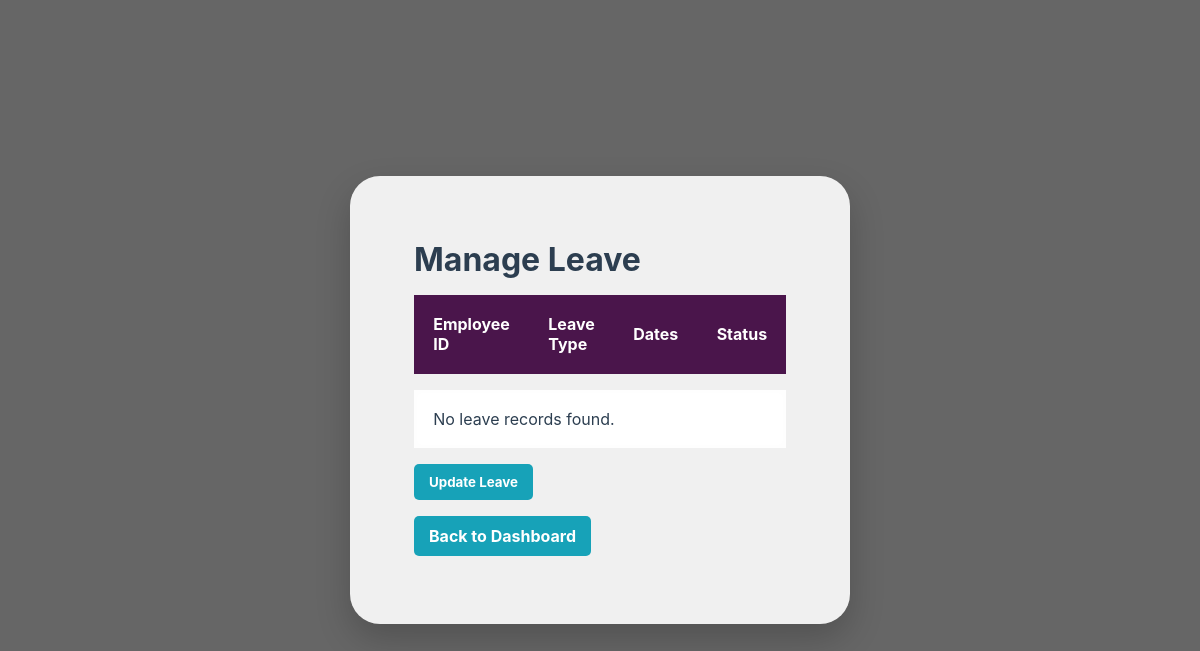
Before: /HR/manage_leave.php with the older database file.
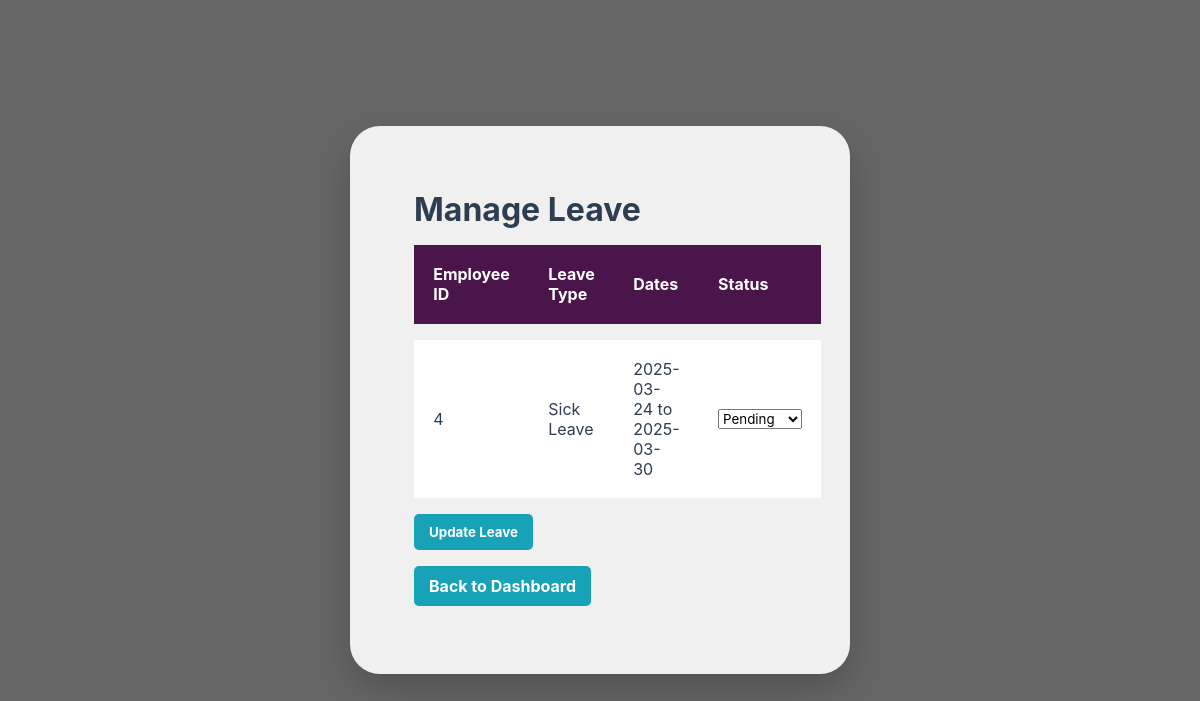
After: the same page with the newer database file.
### tables this page shows
CREATE TABLE `leaverequests` (
  `leave_id` int(11) NOT NULL,
  `employee_id` int(11) DEFAULT NULL,
  `leave_type` enum('Annual Leave','Sick Leave','Maternity Leave','Other') NOT NULL,
  `start_date` date NOT NULL,
  `end_date` date NOT NULL,
  `status` enum('Pending','Approved','Rejected') DEFAULT 'Pending',
  `reason` text DEFAULT NULL,
  `created_at` timestamp NOT NULL DEFAULT current_timestamp(),
  `updated_at` timestamp NOT NULL DEFAULT current_timestamp() ON UPDATE current_timestamp()
);

### HR/manage_leave.php (the view, shortened to what this page needs)
<?php
require '../db_connection.php';
$leave_data = [];
$query = "SELECT leave_id, employee_id, leave_type, start_date, end_date, status FROM leaverequests";
$result = $conn->query($query);
if ($result->num_rows > 0) {
    while ($row = $result->fetch_assoc()) {
        $leave_data[] = $row;
    }
} else {
    $leave_data = null;
}
?>
<!DOCTYPE html>
<html lang="en">
<head>
    <link rel="stylesheet" href="../css/style.css">
</head>
<body>
    <div class="login-container">
        <div class="login-card">
            <h1>Manage Leave</h1>
            <form method="POST" action="manage_leave.php">
                <table class="employee-table">
                    <thead>
                        <tr>
                            <th>Employee ID</th>
                            <th>Leave Type</th>
                            <th>Dates</th>
                            <th>Status</th>
                        </tr>
                    </thead>
                    <tbody>
                        <?php if (!empty($leave_data)): ?>
                            <?php foreach ($leave_data as $leave): ?>
                                <tr>
                                    <td><?php echo htmlspecialchars($leave['employee_id']); ?></td>
                                    <td><?php echo htmlspecialchars($leave['leave_type']); ?></td>
                                    <td><?php echo htmlspecialchars($leave['start_date']); ?> to <?php echo htmlspecialchars($leave['end_date']); ?></td>
                                    <td>
                                        <select name="leave[<?php echo $leave['leave_id']; ?>]" class="glass-input">
                                            <option value="Pending" <?php echo $leave['status'] == 'Pending' ? 'selected' : ''; ?>>Pending</option>
                                        </select>
                                    </td>
                                </tr>
                            <?php endforeach; ?>
                        <?php else: ?>
                            <tr>
                                <td colspan="4">No leave records found.</td>
                            </tr>
                        <?php endif; ?>
                    </tbody>
                </table>
                <button type="submit" class="btn">Update Leave</button>
            </form>
            <a href="dashboard.php" class="btn" style="margin-top: 1rem;">Back to Dashboard</a>
        </div>
    </div>
</body>
</html>

### css/style.css (style rules this page uses)
:root { --primary: #4A154B; --secondary: #2ACFCF; --accent: #FF6B6B; --glass: rgba(255, 255, 255, 0.9); }
* { margin: 0; padding: 0; box-sizing: border-box; font-family: 'Inter', sans-serif; }
body { background: linear-gradient(rgba(0, 0, 0, 0.6), rgba(0, 0, 0, 0.6)), url('https://images.unsplash.com/photo-1480714378408-67cf0d13bc1b?ixlib=rb-1.2.1&auto=format&fit=crop&w=1950&q=80'); background-size: cover; background-position: center; background-attachment: fixed; min-height: 100vh; color: #2c3e50; }
.btn { padding: 1rem 2rem; border: none; border-radius: 12px; cursor: pointer; font-weight: 600; transition: all 0.3s ease; background: var(--secondary); color: white; position: relative; overflow: hidden; }
.btn:before { content: ''; position: absolute; top: 0; left: -100%; width: 100%; height: 100%; background: linear-gradient( 120deg, transparent, rgba(255, 255, 255, 0.3), transparent ); transition: 0.5s; }
.btn { padding: 10px 15px; border-radius: 5px; text-decoration: none; font-weight: bold; display: inline-block; transition: 0.3s; }
.employee-table { width: 100%; border-collapse: separate; border-spacing: 0 1rem; }
.employee-table th { background: var(--primary); color: white; padding: 1.2rem; text-align: left; }
.employee-table td { padding: 1.2rem; background: var(--glass); backdrop-filter: blur(5px); }
.login-container { display: flex; justify-content: center; align-items: center; min-height: 100vh; padding: 2rem; }
.login-card { background: var(--glass); backdrop-filter: blur(20px); padding: 4rem; border-radius: 30px; width: 100%; max-width: 500px; box-shadow: 0 15px 35px rgba(0, 0, 0, 0.2); }
.btn { display: inline-block; padding: 10px 15px; background-color: #17a2b8; color: white; text-decoration: none; border-radius: 5px; font-weight: bold; transition: background 0.3s; }

Changed rows visible on the page:
added leaverequests: employee "4", leave_type "Sick Leave", start_date "2025-03-24", end_date "2025-03-30", status+leave_id "Pending"
Other visible differences:
text no longer shown: "No leave records found."
